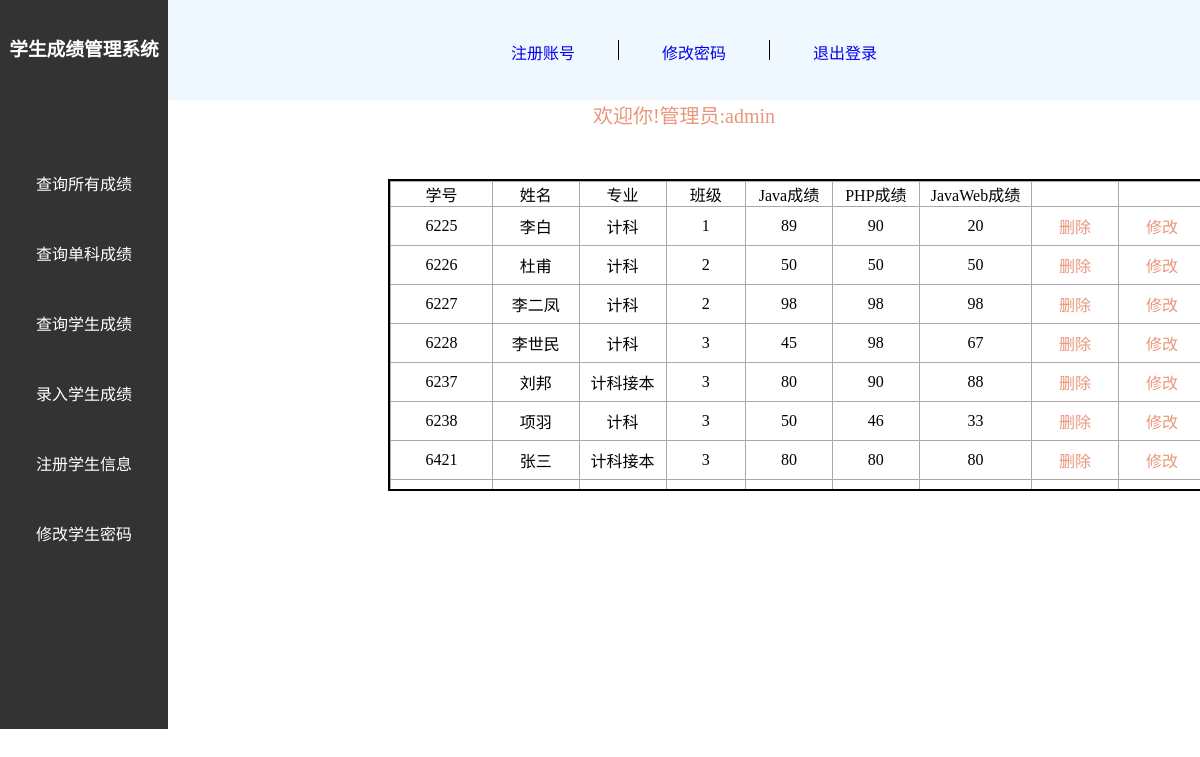
/select_all.php (signed in), run on the app's committed database.
### tables this page shows
CREATE TABLE `stu` (
  `Id` int(11) NOT NULL AUTO_INCREMENT,
  `name` varchar(20) NOT NULL DEFAULT '',
  `major` varchar(20) NOT NULL DEFAULT '',
  `classes` varchar(20) NOT NULL DEFAULT '',
  `Java` varchar(20) DEFAULT NULL,
  `PHP` varchar(20) DEFAULT NULL,
  `JavaWeb` varchar(20) DEFAULT NULL,
  PRIMARY KEY (`Id`)
);

### select_all.php (the view, shortened to what this page needs)
<?php
	$link=@mysqli_connect('localhost','root','root','student');
	$name = $_SESSION['admin_user'];
?>
<!DOCTYPE html>
<html lang="zh">
<head>
	<link rel="stylesheet" href="css/select_all.css" />
</head>
<body>
	<div class="header its">
		<div class="title">
			<h3>学生成绩管理系统</h3>
		</div>
		<div class="nav">
			<div class="nav_item nav_item-it1"><a href="insert_stuser.html" class="a1">注册账号</a></div>
			<div class="nav_item nav_item-it2"><a href="update_adpwd.html" class="a1">修改密码</a></div>
			<div class="nav_item nav_item-it3"><a href="index.html" class="a1">退出登录</a></div>
		</div>
	</div>
	<div class="menu its">
		<div class="nav_item1 nav_item-it4"><a href="select_all.php" class="a2">查询所有成绩</a></div>
		<div class="nav_item1 nav_item-it5"><a href="search_sco.php" class="a2">查询单科成绩</a></div>
		<div class="nav_item1 nav_item-it6"><a href="select_stu.php" class="a2">查询学生成绩</a></div>
		<div class="nav_item1 nav_item-it7"><a href="select_insert.php" class="a2">录入学生成绩</a></div>
		<div class="nav_item1 nav_item-it8"><a href="insert_information.html" class="a2">注册学生信息</a></div>
		<div class="nav_item1 nav_item-it9"><a href="update_stupwd.html" class="a2">修改学生密码</a></div>
	</div>
	<div class="tel its">
		<div class="div2">
			<span class="c4">欢迎你!管理员:</span><font class="fo1"><?php
			echo $name;
			?></font>
		</div>
		<form name="form1" method="post">
			<table class="tab1">
				<tr class="tr1">
					<td>学号</td>
					<td>姓名</td>
					<td>专业</td>
					<td>班级</td>
					<td>Java成绩</td>
					<td>PHP成绩</td>
					<td>JavaWeb成绩</td>
					<td>&nbsp;</td>
					<td>&nbsp;</td>
				</tr>
				<?php
					$result=mysqli_query($link,'SELECT * FROM `stu` WHERE `Java` IS NOT NULL AND `PHP` IS NOT NULL AND `JavaWeb` IS NOT NULL');
					while($row=mysqli_fetch_assoc($result)){
					echo '<tr  class="tr2"><td>'.$row['Id'].'</td>';
					echo '<td>'.$row['name'].'</td>';
					echo '<td>'.$row['major'].'</td>';
					echo '<td>'.$row['classes'].'</td>';
					echo '<td>'.$row['Java'].'</td>';
					echo '<td>'.$row['PHP'].'</td>';
					echo '<td>'.$row['JavaWeb'].'</td>';
					echo '<td><a href="delete_grade.php?Id='.$row['Id'].'" class="a3">删除</a></td>';
					echo '<td><a href="change_score.php?Id='.$row['Id'].'&name='.$row['name'].'&major='.$row['major'].'&classes='.$row['classes'].'" class="a3">修改</a></td></tr>';
					}
				?>
			</table>
		</form>
	</div>
</body>
</html>

### css/select_all.css (style rules this page uses)
* { padding: 0; margin: 0; }
.header { height:100px; background-color: aliceblue; }
.menu,.tel { float: left; }
.menu { width: 14%; height: 629px; background-color: #333333; }
.tel { width: 86%; height: 629px; }
.title { width: 14%; height: 100px; float: left; line-height: 100px; text-align: center; font-family: "微软雅黑"; color: #FFFFFF; background-color: #333333; }
.nav { width: 80%; height: 100px; float: left; }
.nav_item { width: 150px; height: 20px; float: left; text-align: center; margin-top: 40px; border-right: 1px solid black; }
.nav_item:last-child { border: none; }
.nav_item:first-child { margin-left: 300px; }
.nav_item1 { height: 20px; text-align: center; margin-top: 50px; }
.a1 { text-decoration: none; font-family: "楷体"; }
.a2 { text-decoration: none; line-height: 70px; color: #FFFFFF; font-family: "楷体"; }
.tab1 { width: 820px; font-family: "楷体"; text-align: center; margin-left: 220px; border-collapse:collapse; margin-top: 50px; border: 2px solid black; }
.tr1 td { width: 820px; text-align: center; font-family: "楷体"; border: darkgrey solid 1px; }
.tr2 td { padding: 7px; border: darkgrey solid 1px; text-align: center; font-family: "楷体"; }
.a3 { text-decoration: none; font-family: "楷体"; color: darksalmon; }
.div2 { text-align: center; }
.c4 { font-family: "楷体"; font-size: 20px; color: #E9967A; }
.fo1 { font-family: "楷体"; font-size: 20px; color: #E9967A; }

### data on the page
stu: Id "6225", name "李白", major "计科", classes "1", Java "89", PHP "90", JavaWeb "20"
stu: Id "6226", name "杜甫", major "计科", classes "2", Java "50", PHP "50", JavaWeb "50"
stu: Id "6227", name "李二凤", major "计科", classes "2", Java "98", PHP "98", JavaWeb "98"
stu: Id "6228", name "李世民", major "计科", classes "3", Java "45", PHP "98", JavaWeb "67"
stu: Id "6237", name "刘邦", major "计科接本", classes "3", Java "80", PHP "90", JavaWeb "88"
stu: Id "6238", name "项羽", major "计科", classes "3", Java "50", PHP "46", JavaWeb "33"
stu: Id "6421", name "张三", major "计科接本", classes "3", Java "80", PHP "80", JavaWeb "80"

### other printed values
$name "admin"
